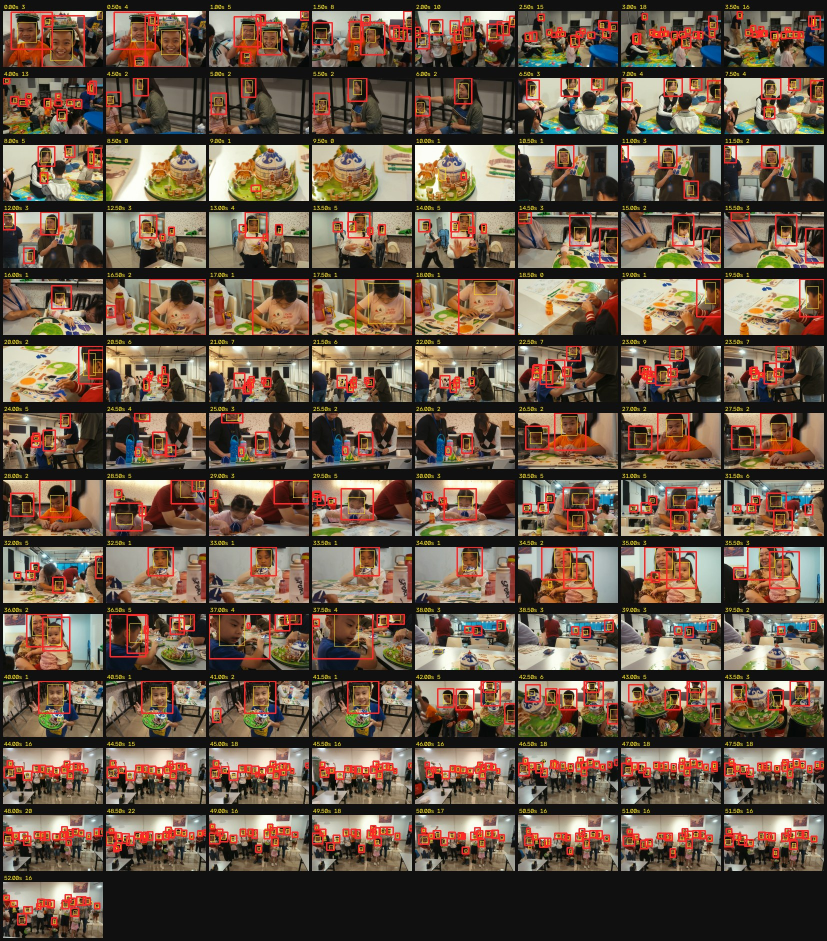
#> input picture tools/vision/validation/1107-faces16.jpg, 1654 x 1882 px (shown at 1/2 size)
$ python -i textscan.py   (imports and definitions only)
#> lines starting #> are read from the running program, lines starting #| are printed output that depends on the picture; after the words box and inside, x2 and y2 are one past the last pixel; in counts of white or black regions, pixels touching at a corner belong together
#> further down, picture is the input picture: shape (1882, 1654, 3); mean B, G, R 71.7, 87.8, 107
"""Text scan: flag every piece of readable text (names on badges, bottles, whiteboards, door charts) in a video.

usage: python textscan.py <video.mp4> <out.json> [--step 0.5] [--min-height 0.012] [--sheet out.jpg] [--ignore words.txt]
                          [--tiles 2] [--zoom 2] [--min-conf 0.5] [--no-labels]

Samples one frame every --step seconds and runs OCR (RapidOCR: PP-OCRv4 Chinese + English models on the CPU) on the
whole frame and on a --tiles x --tiles grid of overlapping tiles enlarged --zoom times (small text such as a lanyard badge
is only found on the enlarged tiles). A reading is kept when it has at least 2 letters/characters, confidence >= --min-conf
and a text height of at least --min-height of the frame's short side. The same text in neighbouring samples is merged into
one range. Output:

  {"size": [W, H], "step": 0.5, "hits": [{"id": 1, "start": 10.0, "end": 12.5, "box": [x0, y0, x1, y1],
     "text": "VICKY ONG", "conf": 0.74, "kind": "name-like|brand|other", "keys": [[t, x0, y0, x1, y1], ...]}]}

box and keys are fractions of the frame (box = the union of every sample's box); start is the first sample that shows the
text and end is one step after the last one (the text may still be there until the next sample). kind:
  name-like  Latin words in Title Case or ALL CAPS (2-3 words, not all everyday English words; or one small 6+ letter
             word, because OCR drops the space in "VICKY ONG"), or 2-4 Chinese characters that start with a common
             surname; never anything on the allow-list
  label      text "[label]": no readable text, but a small light sticker / badge card / chart with dark marks in it
             (water-bottle name stickers are often too small for OCR). Off with --no-labels.
  brand      a known brand (Vitagen, adidas, Emirates ...)
  other      every other reading (signs, shirt prints, misreads): still listed, a human glances at it on the sheet
--ignore adds words to the allow-list (one per line, # comments). --sheet draws every hit, name-like first (frame +
zoomed crop + text). Runtime: about 5-6 s per sample on this PC's CPU (whole frame + 4 tiles), so ~10 min for 52 s.
Prints one JSON line with the hit counts, or {"ok": false, "error": ...} with exit code 1 (no video stream or duration,
ffmpeg stopping early, under 90% of the expected samples decoded): never "no names" for a video it could not read.
"""
import argparse, difflib, json, re, subprocess, sys
from pathlib import Path

# [2 lines not run here, left out]

# Signs and common words seen on church / event footage (1107 Children review) plus everyday words: never a name.
COMMON = ["Prayer Room", "祷告室", "禱告室", "出口", "入口", "安全出口", "KELUAR", "MASUK", "EXIT", "ENTRANCE", "SHARK SIGHTED",
          "NO SWIMMING", "Mongolia", "蒙古包", "PJ", "SPORT", "SPORTS", "TOILET", "TANDAS", "洗手间", "厕所", "WELCOME", "欢迎",
          "欢迎光临", "小心", "小心地滑", "禁止吸烟", "NO SMOKING", "PUSH", "PULL", "OPEN", "CLOSED", "OFFICE", "STAFF", "VISITOR",
          "Sunday School", "主日学", "儿童", "儿童主日学", "Children", "Kids", "Kids Church", "教会", "圣经", "祝福", "喜乐", "平安",
          "哈利路亚", "Hallelujah", "Jesus", "耶稣", "上帝", "生日快乐", "Happy Birthday", "Merry Christmas", "圣诞快乐",
          "New Life", "新生命", "NLRC", "NLRCC", "Restoration Centre", "THANK YOU", "谢谢", "LOVE", "HAPPY", "AWESOME", "Mandarin",
          "Malaysia", "Kuala Lumpur", "Petaling Jaya", "NO PARKING", "FIRE EXIT", "FIRE EXTINGUISHER", "DANGER", "CAUTION",
          # more prints read on the 1107 footage (shirts, bottles, the Emirates kit, signs)
          "WARNING", "ALWAYS", "Fly Better", "MOCHI", "ROSE", "Cool Buddy", "Cost Buddy"]
# Everyday English words: a line made only of these is not a name ("BEST FRIEND", "SUPER COOL").
WORDS = set("""a an the and or of to in on at for with by from up out no not yes is are be my your our his her its we you
i me he she they it this that all any one two three new old big small best good great super cool fun happy love team
club school church kids kid boys girls boy girl baby family friend friends home house room hall door exit entry open
closed push pull stop go keep left right top bottom front back side free sale shop store water bottle food drink snack
cake milk juice tea coffee rice day days week time today tomorrow morning night summer winter spring autumn fall camp
game games play player sport sports run runner fly better fast strong brave smart king queen star stars sun moon world
city park beach sea ocean shark fish bear cat dog lion tiger panda bunny duck bird dragon unicorn hero heroes power
dream dreams hope faith joy peace grace life light only just more less made make with every never always warning
danger caution safety first aid fire police toilet male female men women ladies gents staff only private office
welcome hello thank thanks you please sorry merry christmas birthday party gift gifts color colour red blue green
yellow black white pink purple orange gold silver mini max pro plus original classic premium natural fresh pure
north south east west kuala lumpur malaysia singapore china mongolia mongolian edition limited official""".split())
STOP_REPEAT = re.compile(r"(.)\1\1", re.I)          # "IAAAAAN": three of the same letter in a row is never a name
SINGLE_MAX = 0.035                                  # a merged one-word name is small text (badge / sticker)
BRANDS = ["Vitagen", "adidas", "Emirates", "Fly Emirates", "Nike", "Puma", "Under Armour", "Milo", "Nestle", "100PLUS",
          "Coca-Cola", "Pepsi", "Tupperware", "Lock&Lock", "Thermos", "Zojirushi", "Tiger", "Disney", "Pokemon", "Hello Kitty",
          "Sanrio", "LEGO", "Uniqlo", "H&M", "Samsung", "Apple", "iPhone", "Canon", "Sony", "DJI", "Dutch Lady", "Yakult",
          "Marigold", "Spritzer", "Cactus", "Mamee", "Julie's", "Gardenia", "Ribena", "Ayam Brand", "Real Madrid", "Barcelona",
          "Manchester United", "Liverpool", "Arsenal", "Chelsea"]
SURNAMES = set("王李张刘陈杨黄赵吴周徐孙马朱胡郭何高林罗郑梁谢宋唐许韩冯邓曹彭曾肖田董袁潘于蒋蔡余杜叶程苏魏吕丁任沈姚卢姜崔钟谭陆汪"
               "范金石廖贾夏韦付方白邹孟熊秦邱江尹薛闫段雷侯龙史陶黎贺顾毛郝龚邵万钱严覃武戴莫孔向汤赖庄洪温翁傅简萧颜柯游詹欧甘辜"
               "涂骆康邝伍关麦区古车巫饶阮凌吕柳殷池卓蓝戚"
               "陳黃張劉楊鄭謝許羅葉蘇盧賴莊鍾馮鄧蕭顏歐駱鄺吳趙孫馬韓曹蔣譚陸賈閆龔邱鄒薛劉")
CJK = re.compile(r"[\u3400-\u9fff\uf900-\ufaff]")


def norm(s):
    """Lower case, letters/digits/CJK only (OCR drops or adds spaces)."""
    return "".join(c for c in s.lower() if c.isalnum())


def meaningful(s):
    return sum(1 for c in s if c.isalnum())


class Classifier:
    # [4 lines left out: function __init__, not called in this run]

    def _in_extra(self, n):
        return len(n) >= 2 and any(n in w for w in self.extra)

    # [18 lines left out: function _known, not called in this run]

    def known(self, text):
        n = norm(text)
        return self._known(n, self.brands) or self._known(n, self.common) or self._in_extra(n)

    # [40 lines left out: functions kind, name_like, iou, not called in this run]


def overlap_small(a, b):
    """Intersection over the smaller box (one reading inside another)."""
    ix = max(0.0, min(a[2], b[2]) - max(a[0], b[0])); iy = max(0.0, min(a[3], b[3]) - max(a[1], b[1]))
    small = min((a[2] - a[0]) * (a[3] - a[1]), (b[2] - b[0]) * (b[3] - b[1]))
    return ix * iy / small if small > 0 else 0.0


def similar(a, b):
    na, nb = norm(a), norm(b)
    if not na or not nb:
        return 0.0
    if na in nb or nb in na:
        return 1.0 if min(len(na), len(nb)) >= 2 else 0.5
    return difflib.SequenceMatcher(None, na, nb).ratio()


def dedupe(reads):
    """One frame: drop a reading that sits inside a better reading of the same text (full frame + overlapping tiles)."""
    out = []
    for r in sorted(reads, key=lambda r: -r["conf"]):
        if any(overlap_small(r["box"], o["box"]) >= 0.5 and (similar(r["text"], o["text"]) >= 0.5 or overlap_small(r["box"], o["box"]) >= 0.8)
               for o in out):
            continue
        out.append(r)
    return out


# [88 lines left out: functions merge, finish, probe, not called in this run]


class ScanError(RuntimeError):
    """Reported as one JSON line {"error": ...} with exit code 1: never "no names" on a video that wasn't read."""


MIN_DECODED = 0.9


# [24 lines left out: function frames, not called in this run]


_ENGINE = None


# [34 lines left out: functions engine, ocr_frame, not called in this run]


def find_labels(img, texts=()):
    """Unreadable labels: small light rectangles (stickers, badge cards, door charts) with dark marks inside, lighter
    than what is around them. OCR can't read 8 px handwriting on a bottle sticker; this at least points at it.
    Two masks: white paper (V > 170, S < 60) and paper lighter than its 61 px neighbourhood (dim, tinted stickers).
    conf = edge density x 4 (how much ink-like detail is inside).
    Skips anything that overlaps a text reading of the same frame."""
#> called with texts = ()
    import cv2
    import numpy as np
    H, W = img.shape[:2]
#> H = 1882; W = 1654
    A = W * H
#> A = 3112828
    g = cv2.cvtColor(img, cv2.COLOR_BGR2GRAY)
    hsv = cv2.cvtColor(img, cv2.COLOR_BGR2HSV)
#> hsv: shape (1882, 1654, 3); mean H, S, V 32.8, 87.6, 110
    v, s = hsv[:, :, 2].astype(np.int16), hsv[:, :, 1]
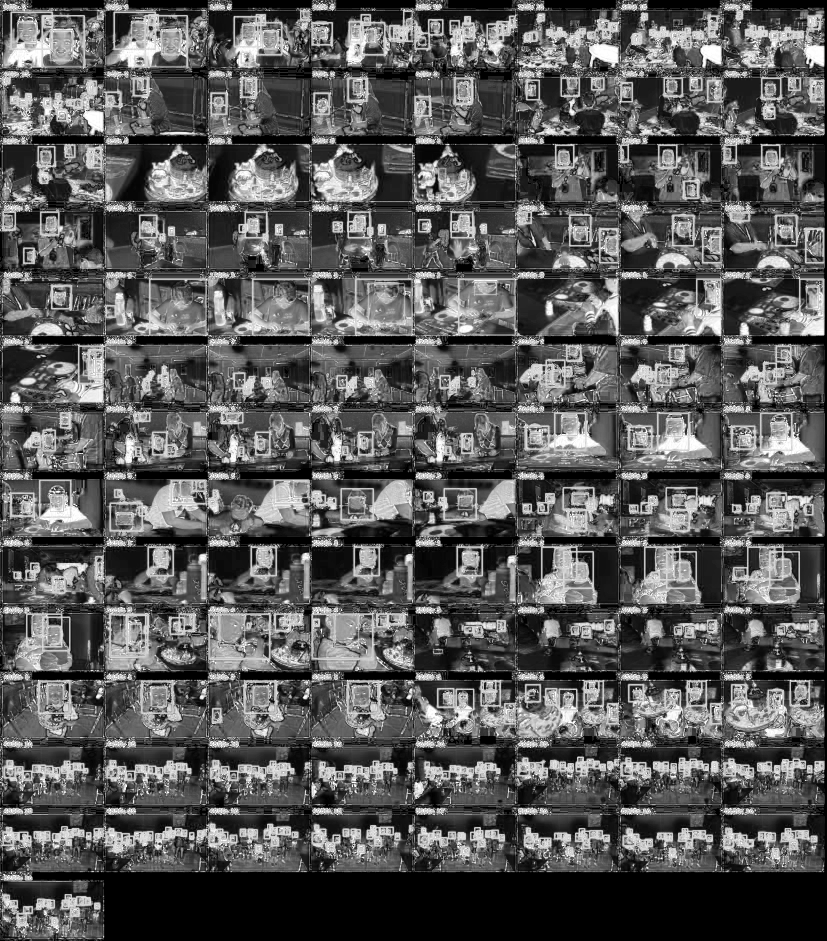
#> s: shape (1882, 1654) (shown at 1/2 size); min 0, max 255, mean 87.6
    loc = cv2.blur(hsv[:, :, 2], (61, 61)).astype(np.int16)
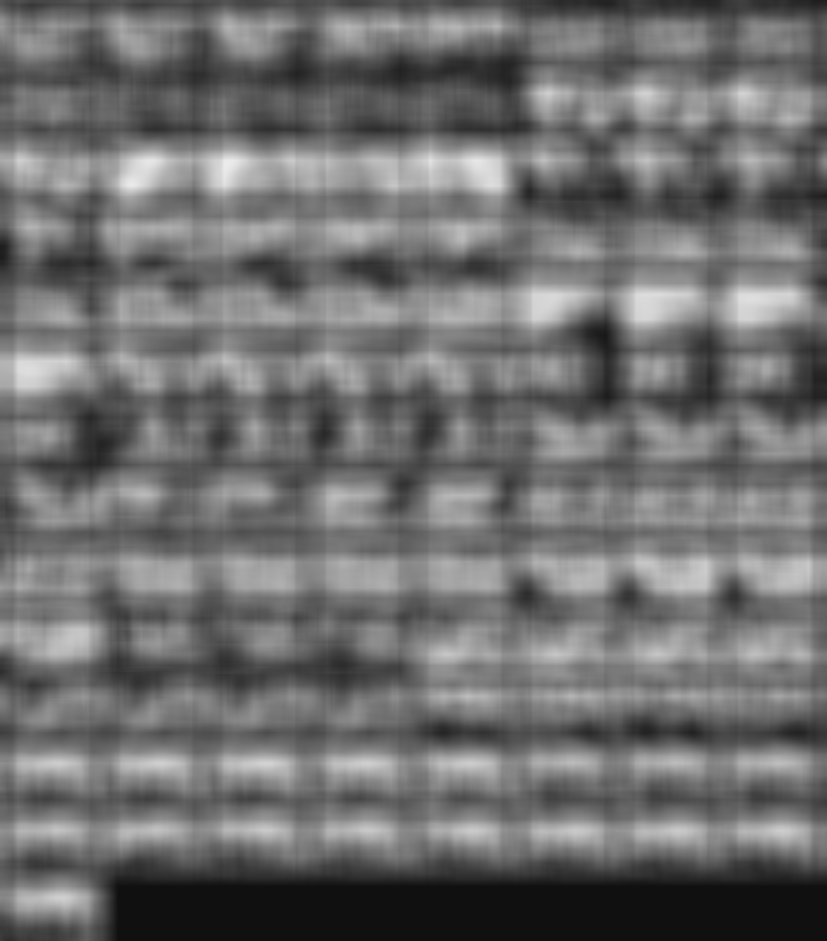
#> loc: shape (1882, 1654) int16 (shown at 1/2 size); min 16, max 235, mean 110.1
    out = []
    for mask in ((v > 170) & (s < 60), (v > 120) & (s < 70) & (v > loc + 12)):
        mask = cv2.morphologyEx(mask.astype(np.uint8) * 255, cv2.MORPH_CLOSE, np.ones((5, 5), np.uint8))
        n, lab, stats, _ = cv2.connectedComponentsWithStats(mask)
        for i in range(1, n):
            x, y, w, h, area = (int(q) for q in stats[i])
            if not (A * 0.0004 <= w * h <= A * 0.02) or max(w, h) / max(1, min(w, h)) > 4.5 or area / (w * h) < 0.6:
                continue
            inner = g[y + 2:y + h - 2, x + 2:x + w - 2]
            if inner.size == 0:
                continue
            ink = (lab[y:y + h, x:x + w] != i).sum() / (w * h)              # dark marks inside the light patch
            edges = cv2.Canny(inner, 60, 160).mean() / 255
            x0, y0, x1, y1 = max(0, x - w // 3), max(0, y - h // 3), min(W, x + w + w // 3), min(H, y + h + h // 3)
            lift = g[y:y + h, x:x + w].mean() - g[y0:y1, x0:x1].astype(float).mean()
            # edges >= 0.125 (conf >= 0.5) and not cut off by the frame edge: tuned on 1107 (49 -> 13 extra labels,
            # the door charts and the blue-bottle sticker kept)
            if 0.02 <= ink <= 0.35 and edges >= 0.125 and lift > 15 and x > 0 and y > 0 and x + w < W and y + h < H:
                box = [x / W, y / H, (x + w) / W, (y + h) / H]
                if not any(overlap_small(box, t["box"]) >= 0.3 for t in texts):
                    out.append({"box": box, "text": "[label]", "conf": round(float(min(1.0, edges * 4)), 3), "label": True})
#> this loop made 2 passes
#> n on passes 1 to 2: 2329, 2725
#> pass 1, in find_labels, `mask = cv2.morphologyEx(mask.astype(np.uint8) * 255, cv2.MORPH_CLOSE, ..`:
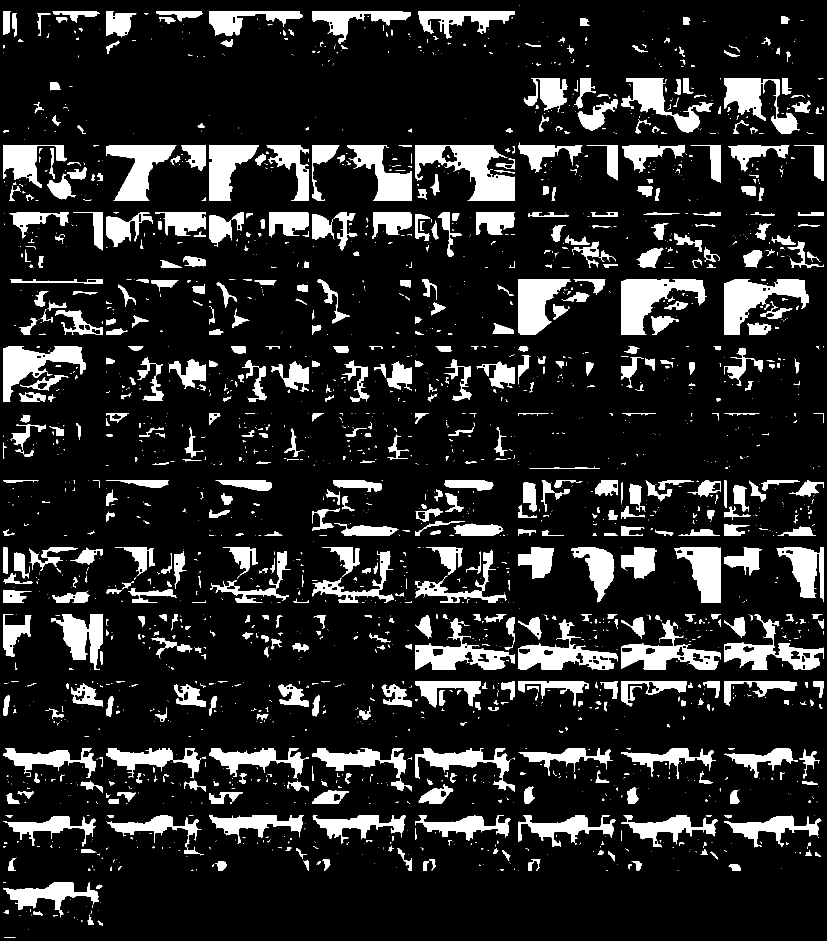
#> mask: shape (1882, 1654) (shown at 1/2 size); 14.5% white; 2328 white regions (1578 under 20 px), largest, box (x1, y1, x2, y2) and area: (830, 290, 1030, 402) 10780, (1242, 558, 1414, 670) 9278, (1448, 558, 1618, 670) 8704
#> pass 1, in find_labels, `n, lab, stats, _ = cv2.connectedComponentsWithStats(mask)`:
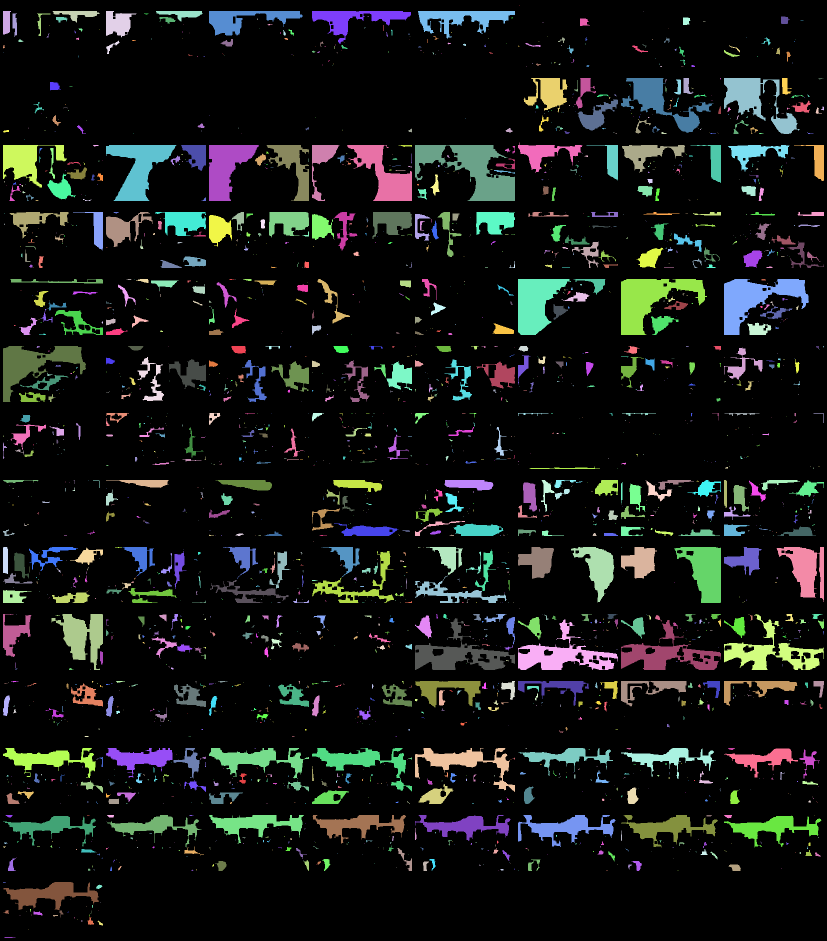
#> lab: shape (1882, 1654) int32 (shown at 1/2 size); 2329 distinct labels, from 0 to 2328; one colour per label, 0 black
#> pass 2, in find_labels, `n, lab, stats, _ = cv2.connectedComponentsWithStats(mask)`:
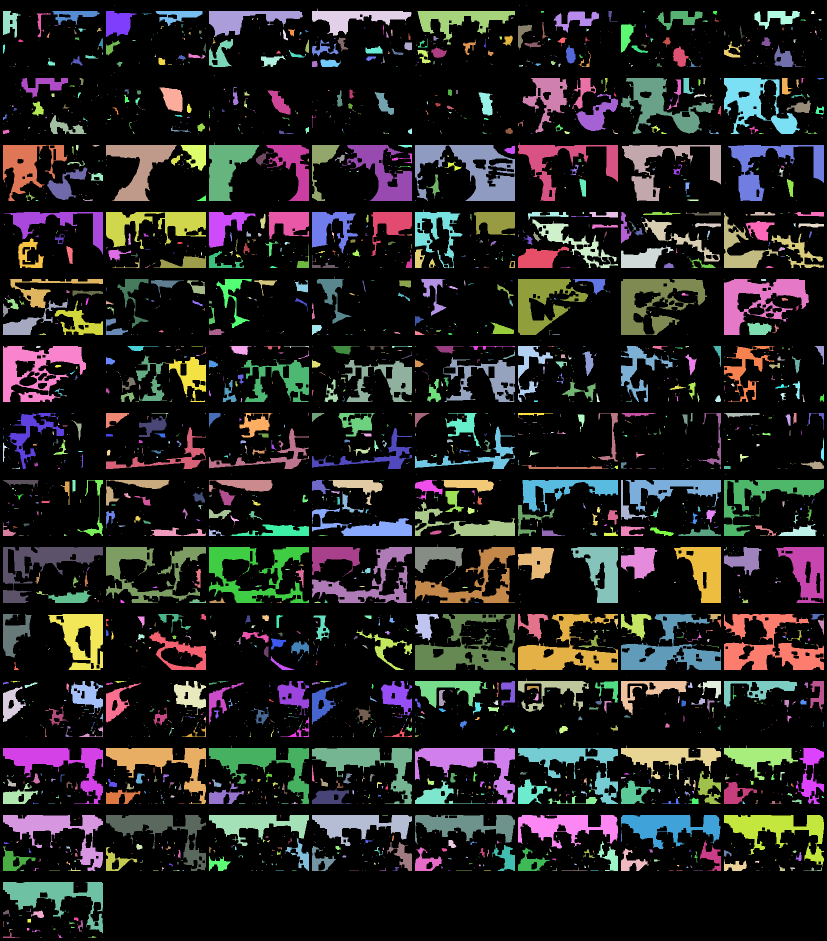
#> lab: shape (1882, 1654) int32 (shown at 1/2 size); 2725 distinct labels, from 0 to 2724; one colour per label, 0 black
#> after the loop:
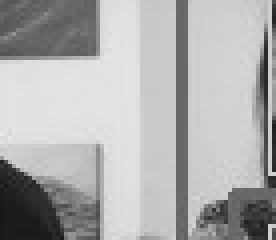
#> inner: shape (60, 69) (shown 4 times larger); min 23, max 234, mean 173.1
#> after the loop, out = 9 items
    return dedupe(out)
#> the loop in dedupe, `for r in sorted(reads, key=lambda r: -r["conf"]):` made 9 passes
#> after the loop in dedupe, `for r in sorted(reads, key=lambda r: -r["conf"]):`: out = 7 items


# ---------- contact sheet ----------

# [9 lines left out: function font, not called in this run]


KINDS = ("name-like", "label", "brand", "other")              # sheet order: most likely a name first
COLOURS = {"name-like": (255, 40, 40), "label": (255, 80, 220), "brand": (255, 160, 0), "other": (255, 230, 0)}


# [36 lines left out: function sheet, not called in this run]


SRT_SKIP = re.compile(r"^\d+$|^\d\d:\d\d:\d\d[,.]\d+\s*-->")


# [71 lines left out: functions load_ignore, scan, main, not called in this run]


# [2 lines not run here, left out]

>>> import cv2
>>> picture = cv2.imread('validation/1107-faces16.jpg')
>>> result = find_labels(picture)
#> result = 7 items
